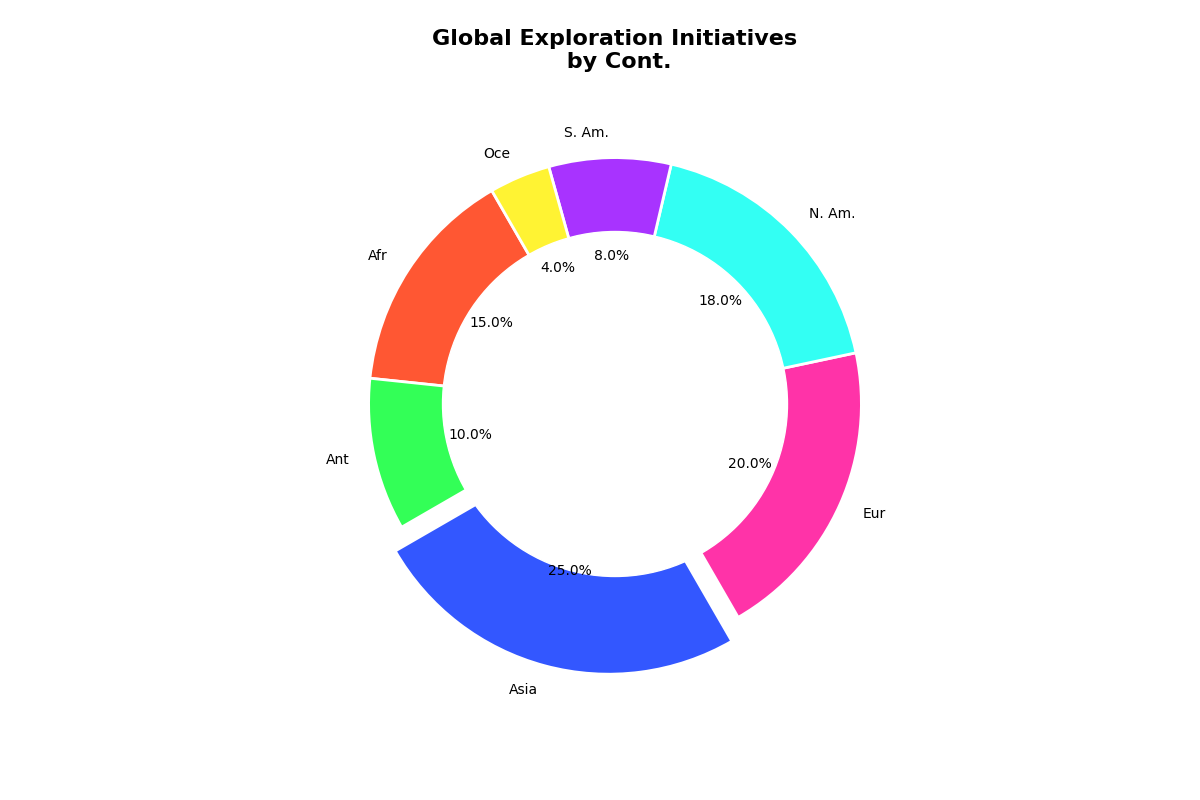

Source code (Python):
import matplotlib.pyplot as plt

continents = ['Afr', 'Ant', 'Asia', 'Eur', 'N. Am.', 'S. Am.', 'Oce']
initiatives_percentage = [15, 10, 25, 20, 18, 8, 4]
new_colors = ['#FF5733', '#33FF57', '#3357FF', '#FF33A8', '#33FFF3', '#A833FF', '#FFF333']

plt.figure(figsize=(12, 8))
explode = (0, 0, 0.1, 0, 0, 0, 0)
wedges, texts, autotexts = plt.pie(
    initiatives_percentage, 
    labels=continents, 
    autopct='%1.1f%%', 
    startangle=120, 
    colors=new_colors, 
    explode=explode
)

for w in wedges:
    w.set_linewidth(2)
    w.set_edgecolor('white')

plt.gca().add_artist(plt.Circle((0, 0), 0.70, color='white'))

plt.title('Global Exploration Initiatives\n by Cont.', fontsize=16, fontweight='bold', pad=20)

plt.show()
